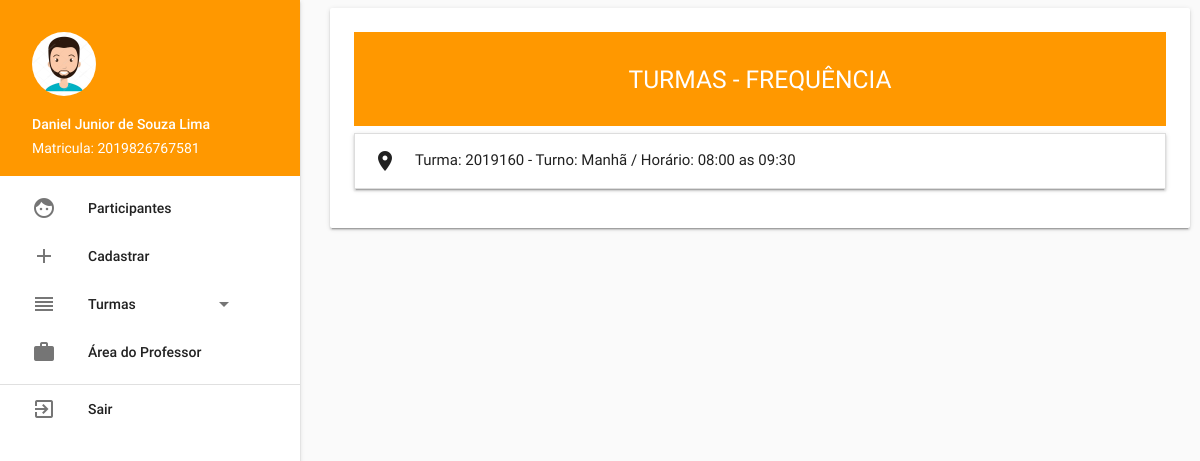
Page /professor/frequencia (signed in) on the earlier database version.
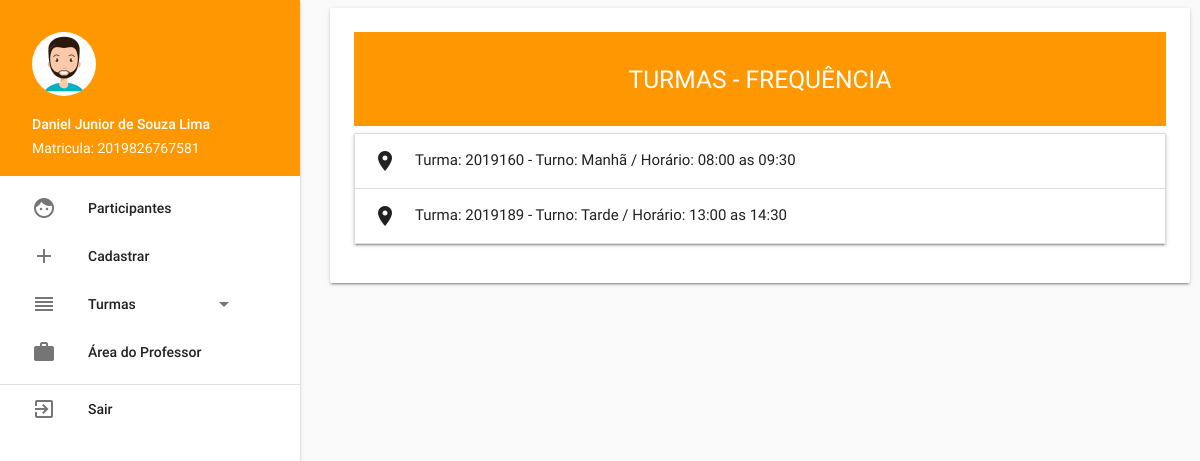
Same page on the later database version.
### tables this page shows
CREATE TABLE `turmas` (
  `id` int(11) NOT NULL,
  `inicio` date DEFAULT NULL,
  `final` date DEFAULT NULL,
  `criacao` date DEFAULT NULL,
  `turma` varchar(25) DEFAULT NULL,
  `curso` varchar(25) DEFAULT NULL,
  `turno` varchar(15) DEFAULT NULL,
  `horario` varchar(20) DEFAULT NULL
);

### App/Controller/professorController.php (called while the page is built, shortened)
<?php
class professorController extends controller
{
    public function frequencia()
    {
        $professor = new professor();
        $dados['turmas'] = $professor->selectedTurmas();
        $this->template('professor', 'frequencia', $dados);
    }
}

### Core/core.php (called while the page is built, shortened)
<?php
    class Core{
        public function run(){
            $url = explode('index.php', $_SERVER['PHP_SELF']);
            $url = end($url);
            $params = array();
            if(!empty($url))
            {
                $url = explode('/', $url);
                array_shift($url);
                array_shift($url);
                if (isset($url[0]))
                {
                    $currentAction = $url[0];
                } else {
                    $currentAction = 'index';
                }
            } else {
                $currentAction = 'index';
                $currentController = 'homeController';
                $params = array();
            }
            $c = new $currentController();
            call_user_func_array(array($c, $currentAction), $params);
        }
    }

### index.php (called while the page is built, shortened)
<?php
$core = new Core();
$core->run();

### App/Model/model.php (called while the page is built, shortened)
<?php
class model
{
    public function __construct()
    {
        try {
            $this->pdo = new PDO("mysql:host=sql201.byethost.com;port=3306;dbname=b15_22255918_inclusaodigital", 'b15_22255918', '86318162');
        } catch (PDOException $e) {
            echo 'Falhou a conexão com banco de dados (Error: ' . $e->getMessage() . ')';
        }
    }
}

### App/Model/professor.php (called while the page is built, shortened)
<?php
class professor extends model
{
    public function selectedTurmas()
    {
        $sql = "SELECT * FROM turmas ORDER BY turma ASC";
        $sql = $this->pdo->query($sql);
        if ($sql->rowCount() > 0) {
            return $sql->fetchAll();
        } else {
            return false;
        }
    }
}

### App/View/professor/frequencia.php (the view, shortened to what this page needs)
<div class="orange">
    <br>
    <h5 class="center-align color-white"><span class="text-white">TURMAS - FREQUÊNCIA</span></h5>
    <br>
</div>
<ul class="collapsible" data-collapsible="accordion">
    <?php
    foreach ($turmas as $turmas) {
        if ($turmas['turno'] == 'manha') {
            $turno = 'Manhã';
        } else if ($turmas['turno'] == 'tarde') {
            $turno = 'Tarde';
        } else {
            $turno = 'Nenhum Turno Selecionado';
        }
        if ($turmas['horario'] == 'primeiro_horario') {
            $horario = '08:00 as 09:30';
          } else if ($turmas['horario'] == 'segundo_horario') {
            $horario = "09:30 as 11:00";
          } else if ($turmas['horario'] == 'terceiro_horario') {
            $horario = "13:00 as 14:30";
          } else if ($turmas['horario'] == 'quarto_horario') {
            $horario = "14:30 as 16:00";
          } else {
            $horario = "Sem Nenhum horário";
          }
        echo '<li>';
        echo '<div class="collapsible-header"><i class="material-icons">place</i>Turma: '.$turmas['turma'].' - Turno: '.$turno.' / Horário: '.$horario.'</div>';
        echo '</li>';
    }
    ?>
  </ul>

Differences in the rows shown:
added turmas: turma "2019189", turno "Tarde", horario "13:00 as 14:30"
